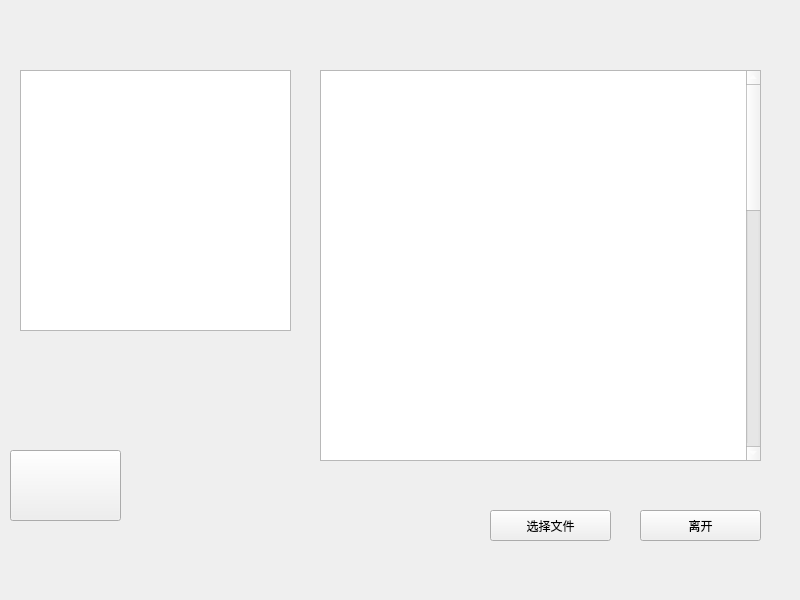
<?xml version="1.0" encoding="UTF-8"?>
<ui version="4.0">
 <class>wideget61</class>
 <widget class="QMainWindow" name="wideget61">
  <property name="geometry">
   <rect>
    <x>0</x>
    <y>0</y>
    <width>800</width>
    <height>600</height>
   </rect>
  </property>
  <property name="windowTitle">
   <string>MainWindow</string>
  </property>
  <property name="styleSheet">
   <string notr="true">border-image: url(:/C:/Users/陈龙/Desktop/处理后的图/分类3.png);</string>
  </property>
  <widget class="QWidget" name="centralwidget">
   <widget class="QPushButton" name="pushButton">
    <property name="geometry">
     <rect>
      <x>10</x>
      <y>450</y>
      <width>111</width>
      <height>71</height>
     </rect>
    </property>
    <property name="styleSheet">
     <string notr="true">border-image: url(:/C:/Users/陈龙/Desktop/处理后的图/透明.png);</string>
    </property>
    <property name="text">
     <string/>
    </property>
   </widget>
   <widget class="QTextEdit" name="textEdit">
    <property name="geometry">
     <rect>
      <x>320</x>
      <y>70</y>
      <width>441</width>
      <height>391</height>
     </rect>
    </property>
    <property name="styleSheet">
     <string notr="true">border-image: url(:/C:/Users/陈龙/Desktop/处理后的图/透明.png);
color: rgb(255, 255, 255);
font: 14pt &quot;微软雅黑&quot;;</string>
    </property>
    <property name="html">
     <string>&lt;!DOCTYPE HTML PUBLIC &quot;-//W3C//DTD HTML 4.0//EN&quot; &quot;http://www.w3.org/TR/REC-html40/strict.dtd&quot;&gt;
&lt;html&gt;&lt;head&gt;&lt;meta name=&quot;qrichtext&quot; content=&quot;1&quot; /&gt;&lt;style type=&quot;text/css&quot;&gt;
p, li { white-space: pre-wrap; }
&lt;/style&gt;&lt;/head&gt;&lt;body style=&quot; font-family:'微软雅黑'; font-size:14pt; font-weight:400; font-style:normal;&quot;&gt;
&lt;p style=&quot; margin-top:0px; margin-bottom:0px; margin-left:0px; margin-right:0px; -qt-block-indent:0; text-indent:0px;&quot;&gt;政治：&lt;/p&gt;
&lt;p style=&quot; margin-top:0px; margin-bottom:0px; margin-left:0px; margin-right:0px; -qt-block-indent:0; text-indent:0px;&quot;&gt;新华社贵阳6月19日电 中共中央总书记、国家主席、中央军委主席习近平18日上午在贵州召开部分省区市党委主要负责同志座谈会，听取对“十三五”时期扶贫开发工作和经济社会发展的意见和建议。他强调，“十三五”时期是我们确定的全面建成小康社会的时间节点，全面建成小康社会最艰巨最繁重的任务在农村，特别是在贫困地区。&lt;/p&gt;
&lt;p style=&quot; margin-top:0px; margin-bottom:0px; margin-left:0px; margin-right:0px; -qt-block-indent:0; text-indent:0px;&quot;&gt;政治：&lt;/p&gt;
&lt;p style=&quot; margin-top:0px; margin-bottom:0px; margin-left:0px; margin-right:0px; -qt-block-indent:0; text-indent:0px;&quot;&gt;日前，省委党的群众路线教育实践活动领导小组发出通知，要求深入开展“做焦裕禄式好党员好干部”活动。&lt;/p&gt;
&lt;p style=&quot; margin-top:0px; margin-bottom:0px; margin-left:0px; margin-right:0px; -qt-block-indent:0; text-indent:0px;&quot;&gt;社会：&lt;/p&gt;
&lt;p style=&quot; margin-top:0px; margin-bottom:0px; margin-left:0px; margin-right:0px; -qt-block-indent:0; text-indent:0px;&quot;&gt;新华网北京１月２５日电（记者任卫东 孔祥鑫 熊琳）“关停退出一般制造业和污染企业３９２家，搭建３０个产业疏解合作平台，推进产业转移疏解项目５３个，拆除中心城商品交易市场３６个……”北京市市长王安顺在２３日&lt;/p&gt;
&lt;p style=&quot; margin-top:0px; margin-bottom:0px; margin-left:0px; margin-right:0px; -qt-block-indent:0; text-indent:0px;&quot;&gt;社会：&lt;/p&gt;
&lt;p style=&quot; margin-top:0px; margin-bottom:0px; margin-left:0px; margin-right:0px; -qt-block-indent:0; text-indent:0px;&quot;&gt;南都讯 昨日上午，在天津团媒体开放日回答记者提问时，全国人大代表、天津市委代理书记、市长黄兴国说，大气污染问题冰冻三尺非一日之寒，但每年空气质量得有好转，一定要给老百姓希望。他笑称，要管天管地管空气。&lt;/p&gt;
&lt;p style=&quot;-qt-paragraph-type:empty; margin-top:0px; margin-bottom:0px; margin-left:0px; margin-right:0px; -qt-block-indent:0; text-indent:0px;&quot;&gt;&lt;br /&gt;&lt;/p&gt;
&lt;p style=&quot; margin-top:0px; margin-bottom:0px; margin-left:0px; margin-right:0px; -qt-block-indent:0; text-indent:0px;&quot;&gt;    有记者问到，天津在大气污染方面今年有什么新举措？要留住A PEC蓝，天津会开什么“药方”？&lt;/p&gt;
&lt;p style=&quot;-qt-paragraph-type:empty; margin-top:0px; margin-bottom:0px; margin-left:0px; margin-right:0px; -qt-block-indent:0; text-indent:0px;&quot;&gt;&lt;br /&gt;&lt;/p&gt;
&lt;p style=&quot; margin-top:0px; margin-bottom:0px; margin-left:0px; margin-right:0px; -qt-block-indent:0; text-indent:0px;&quot;&gt;    黄兴国说，大气污染治理已成为广大群众关注的焦点，但空气污染不是一朝一夕能治理好的，英国治理花了50年，美国治理了三四十年，我们也不可能一两年就治理好，但空气质量每年都要改善，要给老百姓信心、希望。&lt;/p&gt;
&lt;p style=&quot;-qt-paragraph-type:empty; margin-top:0px; margin-bottom:0px; margin-left:0px; margin-right:0px; -qt-block-indent:0; text-indent:0px;&quot;&gt;&lt;br /&gt;&lt;/p&gt;
&lt;p style=&quot; margin-top:0px; margin-bottom:0px; margin-left:0px; margin-right:0px; -qt-block-indent:0; text-indent:0px;&quot;&gt;    为此，天津采取了一系列治理措施，包括今年中心城区将把采暖锅炉全部改成使用天然气；推广清洁燃烧技术，将发电厂燃煤机组烟气排放达到天然气机组标准；今年将黄标车全部淘汰等。&lt;/p&gt;
&lt;p style=&quot;-qt-paragraph-type:empty; margin-top:0px; margin-bottom:0px; margin-left:0px; margin-right:0px; -qt-block-indent:0; text-indent:0px;&quot;&gt;&lt;br /&gt;&lt;/p&gt;
&lt;p style=&quot; margin-top:0px; margin-bottom:0px; margin-left:0px; margin-right:0px; -qt-block-indent:0; text-indent:0px;&quot;&gt;    “一定要给老百姓希望。”&lt;/p&gt;&lt;/body&gt;&lt;/html&gt;</string>
    </property>
   </widget>
   <widget class="QPushButton" name="pushButton_2">
    <property name="geometry">
     <rect>
      <x>640</x>
      <y>510</y>
      <width>121</width>
      <height>31</height>
     </rect>
    </property>
    <property name="styleSheet">
     <string notr="true">border-image: url(:/C:/Users/陈龙/Desktop/处理后的图/按钮2.png);
color: rgb(0, 0, 0);
font: 75 20pt &quot;微软雅黑&quot;;</string>
    </property>
    <property name="text">
     <string>离开</string>
    </property>
   </widget>
   <widget class="QPushButton" name="pushButton_3">
    <property name="geometry">
     <rect>
      <x>490</x>
      <y>510</y>
      <width>121</width>
      <height>31</height>
     </rect>
    </property>
    <property name="styleSheet">
     <string notr="true">border-image: url(:/C:/Users/陈龙/Desktop/处理后的图/按钮2.png);
color: rgb(0, 0, 0);
font: 75 18pt &quot;微软雅黑&quot;</string>
    </property>
    <property name="text">
     <string>选择文件</string>
    </property>
   </widget>
   <widget class="QTextEdit" name="textEdit_3">
    <property name="geometry">
     <rect>
      <x>20</x>
      <y>70</y>
      <width>271</width>
      <height>261</height>
     </rect>
    </property>
    <property name="styleSheet">
     <string notr="true">border-image: url(:/C:/Users/陈龙/Desktop/处理后的图/透明.png);
font: 11pt &quot;新宋体&quot;;
color: rgb(255, 255, 255);</string>
    </property>
    <property name="html">
     <string>&lt;!DOCTYPE HTML PUBLIC &quot;-//W3C//DTD HTML 4.0//EN&quot; &quot;http://www.w3.org/TR/REC-html40/strict.dtd&quot;&gt;
&lt;html&gt;&lt;head&gt;&lt;meta name=&quot;qrichtext&quot; content=&quot;1&quot; /&gt;&lt;style type=&quot;text/css&quot;&gt;
p, li { white-space: pre-wrap; }
&lt;/style&gt;&lt;/head&gt;&lt;body style=&quot; font-family:'新宋体'; font-size:11pt; font-weight:400; font-style:normal;&quot;&gt;
&lt;p style=&quot; margin-top:0px; margin-bottom:0px; margin-left:0px; margin-right:0px; -qt-block-indent:0; text-indent:0px;&quot;&gt;     &lt;/p&gt;
&lt;p style=&quot; margin-top:0px; margin-bottom:0px; margin-left:0px; margin-right:0px; -qt-block-indent:0; text-indent:0px;&quot;&gt;   &lt;/p&gt;
&lt;p style=&quot; margin-top:0px; margin-bottom:0px; margin-left:0px; margin-right:0px; -qt-block-indent:0; text-indent:0px;&quot;&gt; &lt;/p&gt;
&lt;p style=&quot; margin-top:0px; margin-bottom:0px; margin-left:0px; margin-right:0px; -qt-block-indent:0; text-indent:0px;&quot;&gt; &lt;/p&gt;
&lt;p style=&quot; margin-top:0px; margin-bottom:0px; margin-left:0px; margin-right:0px; -qt-block-indent:0; text-indent:0px;&quot;&gt;          该新闻简介在这边显示&lt;/p&gt;&lt;/body&gt;&lt;/html&gt;</string>
    </property>
   </widget>
  </widget>
 </widget>
 <resources/>
 <connections/>
</ui>
